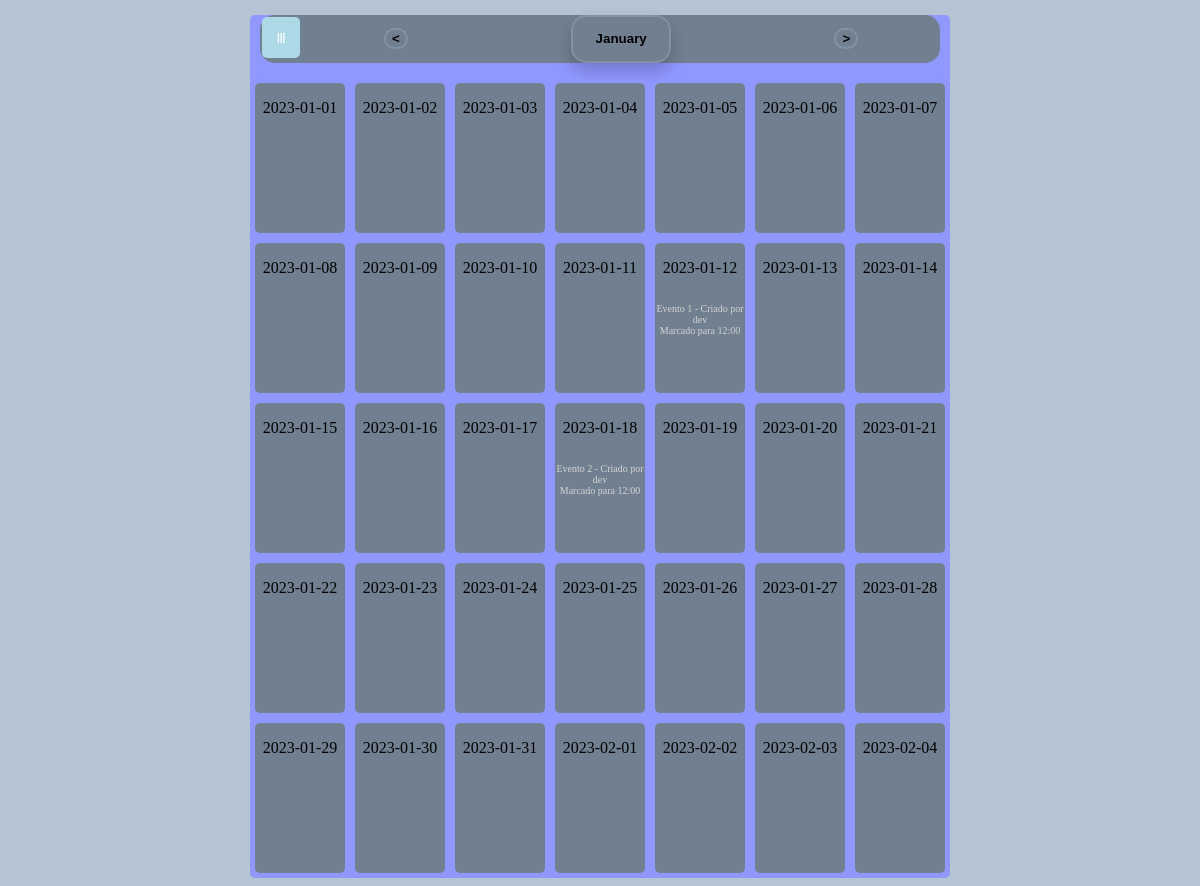
Page /main on the earlier database version.
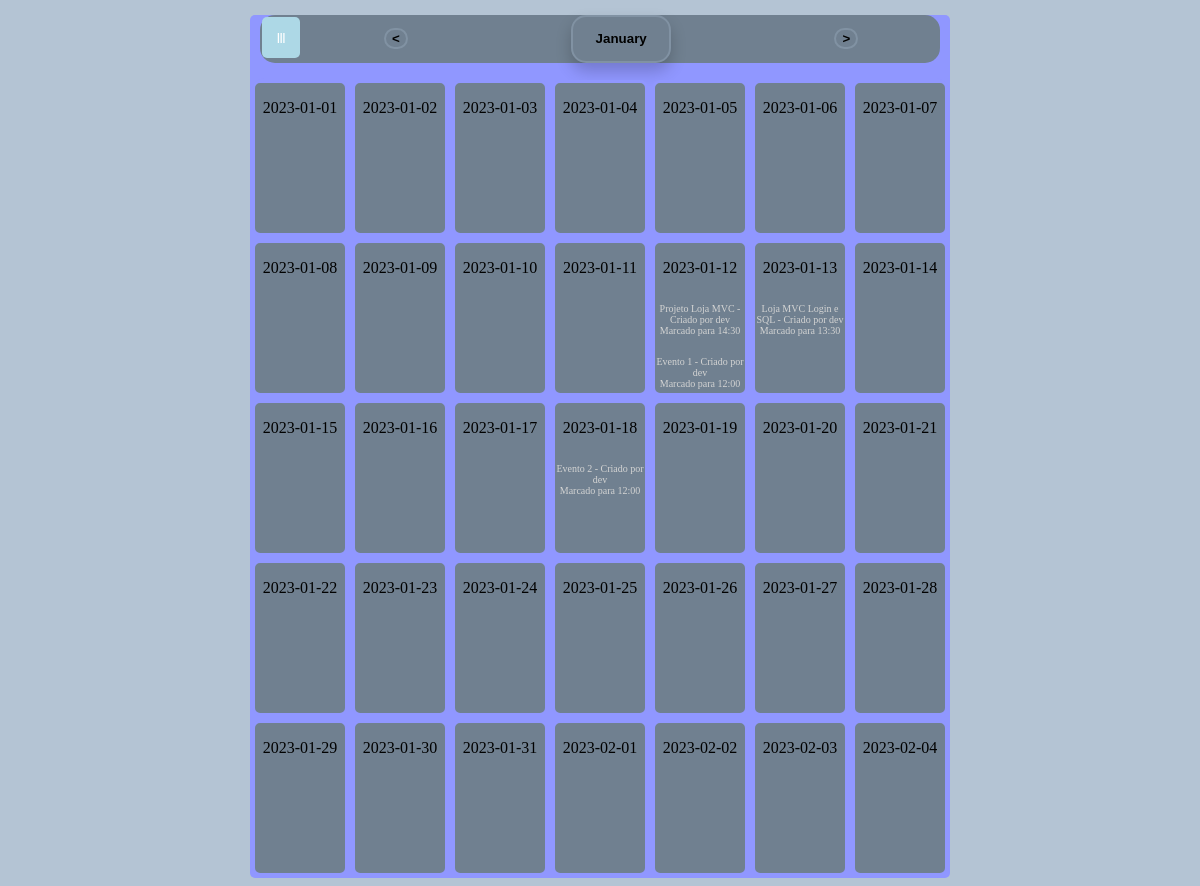
Same page on the later database version.
### tables this page shows
CREATE TABLE event (id INTEGER PRIMARY KEY AUTOINCREMENT, author_id INTEGER NOT NULL, CREATED TIMESTAMP NOT NULL DEFAULT CURRENT_TIMESTAMP, title TEXT NOT NULL, body TEXT NOT NULL, time TEXT NOT NULL, FOREIGN KEY (author_id) REFERENCES users (id));

CREATE TABLE users (id INTEGER PRIMARY KEY AUTOINCREMENT, username TEXT UNIQUE NOT NULL, password TEXT NOT NULL);

### app.py (the view)
@app.route("/main")
def main():
    db = get_db()
    posts = db.execute(
        'SELECT p.id, title, body, created, author_id, username, time'
        ' FROM event p JOIN users u ON p.author_id = u.id'
        ' ORDER BY created DESC').fetchall()
    session['data-visualizada'], session['mes-visualizado'], session['mes-objeto'] = calendario.data_util()
    return render_template('calendario/main.html', posts=posts, mes=session['mes-objeto'], btnMeio = session['mes-visualizado'])

### app.py (called while the page is built)
@app.before_request
def load_logged_in_user():
    user_id = session.get('user_id')
    if user_id is None:
        g.user = None
    else:
        g.user = get_db().execute(
            'SELECT * FROM users WHERE id = ?', (user_id,)
        ).fetchone()

def get_db():
    if 'db' not in g:
        g.db = sqlite3.connect('users.db')
        g.db.row_factory = sqlite3.Row
    return g.db

### calendario.py (called while the page is built)
def data_util(util=datetime.datetime.now()):
    dataAtual = util
    iteradorMes = calendar.Calendar(6).itermonthdates(dataAtual.year, dataAtual.month)
    listaDias = [val.strftime("%Y-%m-%d") for val in iteradorMes]
    dataString = dataAtual.strftime("%Y-%m-%d")
    monthName = dataAtual.strftime("%B")
    return dataString, monthName, listaDias

### templates/calendario/main.html (shortened to what this page needs)
<!DOCTYPE html>
<html>
<head>
    <link rel="stylesheet" href="{{ url_for('static', filename='css/style.css') }}">
</head>
<body>
    <div id="caixa-pai">
        <nav>
            <div id="caixa-titulo">
                <div class="menuDrop">
                    <button onclick="abrir()" class="droparbtn">|||</button>
                </div>
                <div class="btn"><button id="btn-ant" type="button" method="PUT" ><a href="{{ url_for('ant')}}"><</a></button></div>
                <div id="btn-mes" class="btn">
                    <button type="button" id="atual"  >
                        {% if btnMeio %}
                            <p class="mesAtual" >{{ btnMeio }}</p>
                        {% endif %}
                    </button>
                </div>
                <div class="btn"><button id="btn-prox" type="button" method="PUT" ><a href="{{ url_for('prox')}}">></a>
                </button></div>
            </div>
        </nav>
        <div id="caixa-calendario">
            {% for dia in mes %}
                <div class="dias"><p>{{ dia }}</p>
                    {% for post in posts %}
                        {% if dia[8:10]==post['time'][8:10] %}
                            <p class="evento">{{post['title']}} - Criado por {{post['username']}} <br> Marcado para {{ post['time'][11:16]  }} </p>
                        {% endif %}
                    {% endfor %} </div>
            {% endfor %}
        </div>
    </div>
</body>
</html>

### static/css/style.css (style rules this page uses)
body { background-color:rgb(180, 196, 212); text-align: center; }
#caixa-titulo { margin: 15px 10px; background-color: slategray; border-radius: 15px; display: flex; }
#caixa-calendario { background-color: #9097ff; border-radius: 15px; min-height: 750px; margin: auto; display: flex; flex-wrap: wrap; }
#caixa-pai { background-color: #9097ff; text-align: center; display:block; margin:auto; width: 700px; min-height: 500px; border-radius: 5px; }
.dias { border-style: solid; border-color: #9097ff; border-radius: 8px; background-color: slategray; height:150px; width: 90px; margin: 2px; display: flex; flex-direction: column; }
.btn { display: inline-block; margin: auto; height: inherit; }
button { background-color: slategray; border-style: solid; border-color: rgb(129, 146, 163); border-radius: 15px; font-weight: bold; }
#atual { width:100px; box-shadow: 0px 8px 16px 0px rgba(0,0,0,0.2); z-index: 1; }
.droparbtn { background-color: lightblue; color: white; padding: 15px; font-size: 10px; border: none; cursor: pointer; border-radius: 5px; }
.menuDrop { position:relative; display: inline-block; margin: 2px ; }
#btn-ant, #btn-prox { font-size: 25px; font-weight: bold; color:rgb(0, 0, 0) }
.evento { font-size: 10px; color: lightgray; position: relative; }
a { text-decoration: none; color: black; }

Differences in the rows shown:
added event: title "Projeto Loja MVC", username "dev", time "14:30", shown under "2023-01-12"
added event: title "Loja MVC Login e SQL", username "dev", time "13:30", shown under "2023-01-13"
